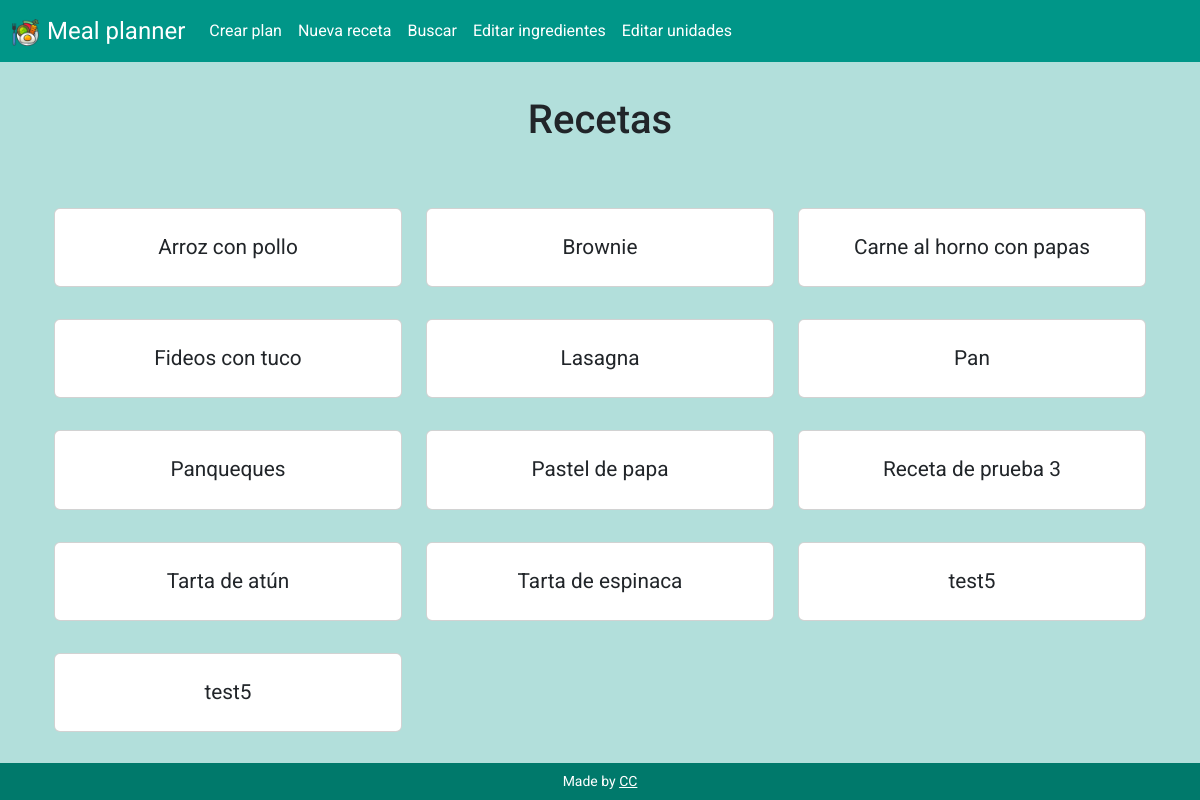
Before: / with the older database file.
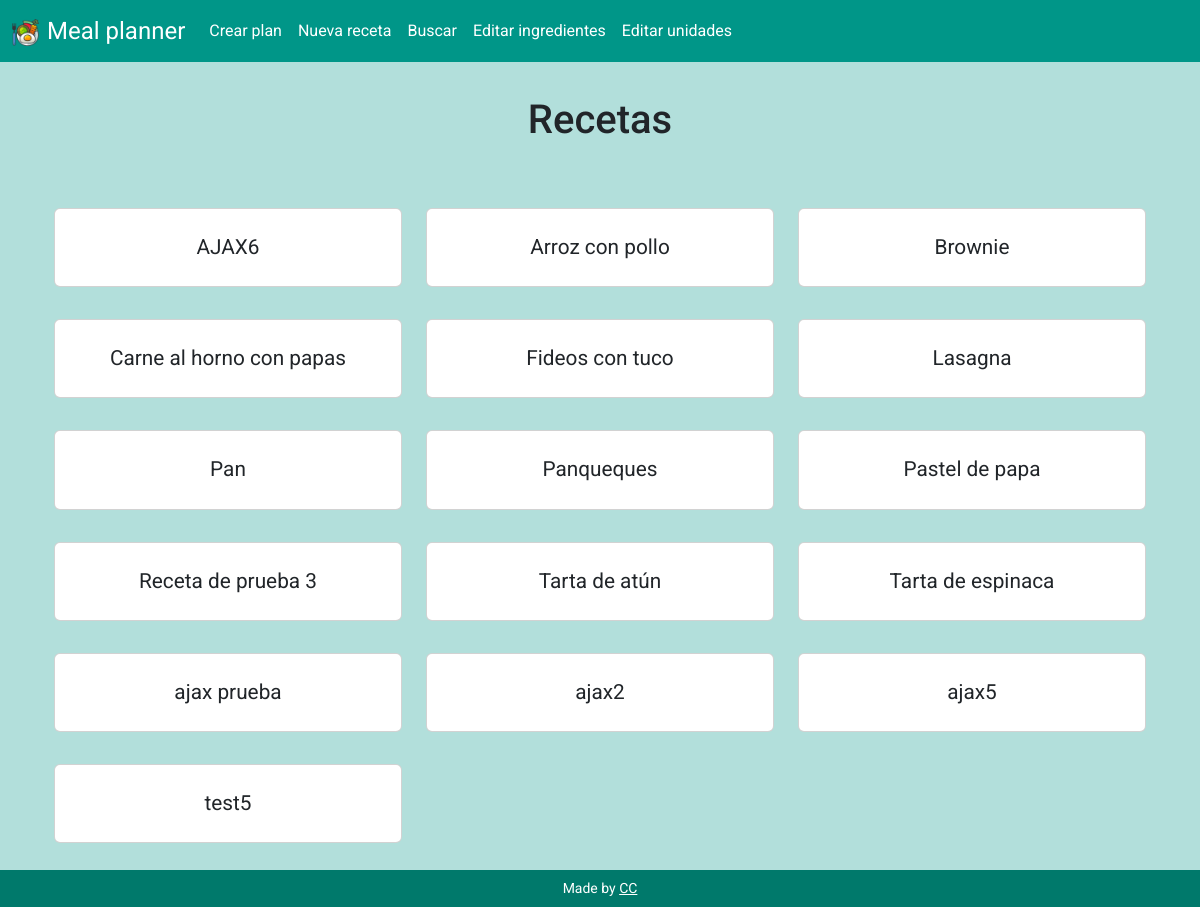
After: the same page with the newer database file.
### tables this page shows
CREATE TABLE recipes (id INTEGER PRIMARY KEY AUTOINCREMENT NOT NULL, name TEXT NOT NULL, instructions TEXT NOT NULL);

### app.py (the view)
@app.route('/', methods=["GET", "POST"])
def index():
    if request.method == "POST":
        id = request.form.get("id")
        cur = db_connect()
        cur.execute("SELECT * FROM recipes WHERE id = ?", (id,))
        recipe = cur.fetchall()
        cur.execute("SELECT ing_used.quantity, ingredients.name AS ing_name, units.name AS unit_name FROM ing_used JOIN ingredients ON ingredients.id = ing_used.ing_id JOIN units ON units.id = ing_used.unit_id WHERE ing_used.recipe_id = ?", (id,))
        ing_used = cur.fetchall()
        db_close(cur)
        return render_template("recipe.html", recipe=recipe, ing_used=ing_used)
    else:
        cur = db_connect()
        cur.execute("SELECT id, name FROM recipes ORDER BY name ASC")
        rows = cur.fetchall()
        db_close(cur)
        return render_template("index.html", rows=rows)

### app.py (called while the page is built)
def db_connect():
    con = sqlite3.connect("meal_planner.db")
    con.row_factory = sqlite3.Row
    cur = con.cursor()
    return cur

def db_close(con):
    con.close()

@app.after_request
def after_request(response):
    response.headers["Cache-Control"] = "no-cache, no-store, must-revalidate"
    response.headers["Expires"] = 0
    response.headers["Pragma"] = "no-cache"
    return response

### templates/index.html (shortened to what this page needs)
{% extends "layout.html" %}
{% block main %}
    <section class="container-fluid text-center">
        <h1 class="mb-5">Recetas</h1>
        <div class="row">
            {% for row in rows %}
                <div class="col-md-4 col-sm-6 my-3 align-self-center">
                    <div class="card">
                        <div class="card-body">
                            <form action="/" method="post">
                                <button type="submit" class="btn stretched-link"><p class="card-title p-0 m-0">{{ row["name"] }}</p></button>
                            </form>
                        </div>
                    </div>
                </div>
            {% endfor %}
        </div>
    </section>
{% endblock %}

### templates/layout.html (shortened to what this page needs)
<!DOCTYPE html>
<html lang="es">
<head>
    <link href="https://cdn.jsdelivr.net/npm/bootstrap@5.3.3/dist/css/bootstrap.min.css" rel="stylesheet"
>
    <link rel="stylesheet" href="https://cdn.jsdelivr.net/npm/bootstrap-icons@1.11.3/font/bootstrap-icons.min.css">
    <link href="/static/styles.css" rel="stylesheet">
</head>
<body>
    <header>
        <nav class="navbar navbar-expand-md fixed-top">
            <div class="container-fluid">
                <a class="navbar-brand fs-4" href="/"><img src="/static/favicon.ico" class="me-2" height="27px" width="27px" alt="Plate of food with fork">Meal planner</a>
                <div class="collapse navbar-collapse" id="navbar">
                    <ul class="navbar-nav">
                        <li class="nav-item"><a class="nav-link" href="/create_plan">Crear plan</a></li>
                        <li class="nav-item"><a class="nav-link" href="/create_recipe">Nueva receta</a></li>
                        <li class="nav-item"><a class="nav-link" href="/search">Buscar</a></li>
                        <li class="nav-item"><a class="nav-link" href="/edit_ingredients">Editar ingredientes</a></li>
                        <li class="nav-item"><a class="nav-link" href="/edit_units">Editar unidades</a></li>
                    </ul>
                </div>
            </div>
        </nav>
    </header>
    <main class="container my-5 pt-5">
        {% block main %}{% endblock %}
    </main>
    <footer class="fixed-bottom">
        <p class="my-2 small text-center">
            Made by <a href="https://github.com/CarolinaCampi">CC</a>
        </p>
    </footer>
</body>
</html>

### static/styles.css (style rules this page uses)
body { background-color: #b2dfdb; font-family: "Roboto", Verdana, Tahoma, Verdana, sans-serif; }
.card-title { font-size: 1.3em; }
nav { background-color: #009688; }
.nav-link, .navbar-brand { color: white; }
footer { background-color: #00796B; color: white; }
a { color: white; }

Changed rows visible on the page:
removed recipes: name "test5"
added recipes: name "AJAX6"
added recipes: name "ajax prueba"
added recipes: name "ajax2"
added recipes: name "ajax5"
